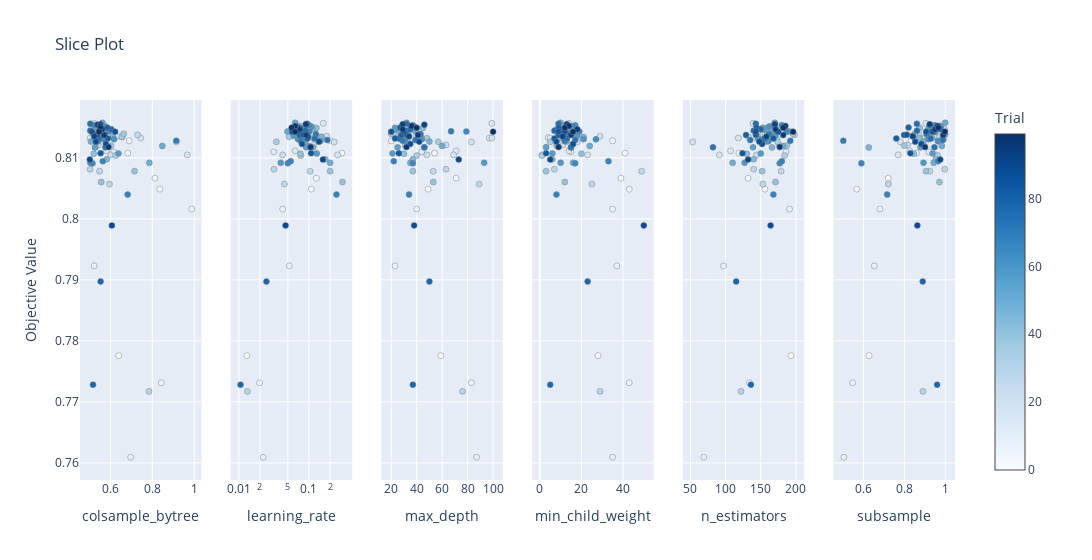

Notebook code for this chart:
### Code cell
# See the contribution of each hypterparmeters throughout tests
optuna.visualization.plot_slice(study_xgb)
